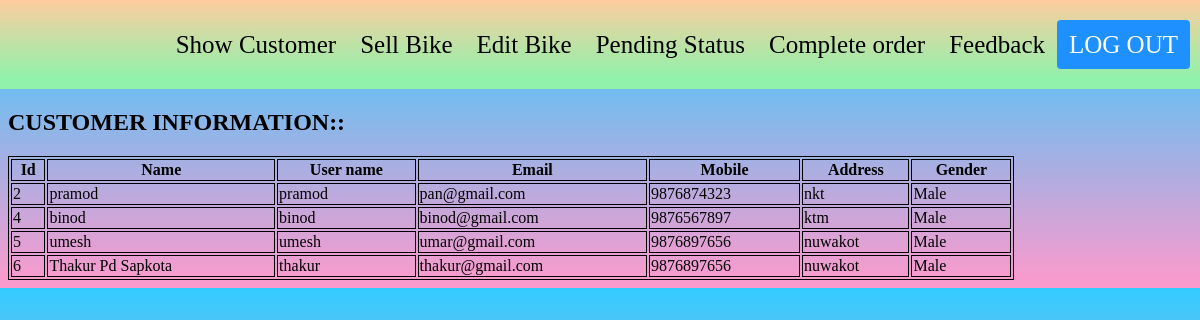
The page /process/admin.php on the database its author committed.
### tables this page shows
CREATE TABLE `information` (
  `id` int(100) NOT NULL,
  `name` varchar(100) NOT NULL,
  `username` varchar(100) NOT NULL,
  `password` varchar(100) NOT NULL,
  `email` varchar(100) NOT NULL,
  `mobile` varchar(100) NOT NULL,
  `address` varchar(100) NOT NULL,
  `gender` varchar(100) NOT NULL,
  `usertype` varchar(100) NOT NULL
);

### process/admin.php (the view, shortened to what this page needs)
<?php
require '../include/admin_header.php';
require '../database/connection.php';
?>
<?php
        $query = "SELECT * FROM `information` WHERE usertype='rider'";
        $result = $conn->query($query);
       if($result->num_rows>0){ ?>
       <h2>CUSTOMER INFORMATION::</h2>
          <table style="width:85%; border:1px solid black; ">
         <tr style=" border:1px solid black;">
         <th  style=" border:1px solid black;" >Id</th>
                <th  style=" border:1px solid black;" >Name</th>
                <th  style=" border:1px solid black;">User name</th>
                <th  style=" border:1px solid black;">Email</th>
                <th  style=" border:1px solid black;">Mobile</th>
                <th  style=" border:1px solid black;"> Address</th>
                <th  style=" border:1px solid black;"> Gender</th>
                </tr>
           <?php while($row = $result->fetch_assoc()){ ?>
              <tr >
              <td  style=" border:1px solid black;"><?php echo $row['id'];?></td>
              <td  style=" border:1px solid black;"><?php echo $row['name'];?></td>
                <td  style=" border:1px solid black;"><?php echo $row['username'];?></td>
                <td  style=" border:1px solid black;"><?php echo $row['email'];?></td>
                <td  style=" border:1px solid black;"><?php echo $row['mobile'];?></td>
                <td style=" border:1px solid black;"><?php echo $row['address'];?></td>
                <td style=" border:1px solid black;" ><?php echo $row['gender'];?></td>
                  </tr>
            <?php  } ?>
           </table>
        <?php }else{ ?>
           <h3>No result found</h3>
        <?php }
      ?>
      <!DOCTYPE html>
      <html lang="en">
      <head>
      </head>
      <body>
      </body>
      </html>

### process/admin.php (style rules this page uses)
body { background: linear-gradient(to bottom, #33ccff 0%, #ff99cc 100%); }

### rows shown on the page
information: id "2", name "pramod", username "pramod", email "pan@gmail.com", mobile "9876874323", address "nkt", gender "Male"
information: id "4", name "binod", username "binod", email "binod@gmail.com", mobile "9876567897", address "ktm", gender "Male"
information: id "5", name "umesh", username "umesh", email "umar@gmail.com", mobile "9876897656", address "nuwakot", gender "Male"
information: id "6", name "Thakur Pd Sapkota", username "thakur", email "thakur@gmail.com", mobile "9876897656", address "nuwakot", gender "Male"
